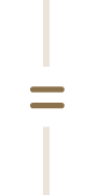
#> input picture games/tango_solver/templates/eq_horizontal_cells.png, 92 x 195 px; its folder holds 5 pictures in this run
$ python main.py templates/moon.png
#> lines starting #> are read from the running program, lines starting #| are printed output that depends on the picture; after the words box and inside, x2 and y2 are one past the last pixel; in counts of white or black regions, pixels touching at a corner belong together
### games/tango_solver/src/template_constraint_classifier.py
import cv2
import numpy as np
from typing import Optional
from pathlib import Path

class TemplateConstraintClassifier:
    """
    Template-based constraint classifier for Tango game.

    Uses template matching with predefined templates to classify constraint symbols
    ('=' for equality, 'x' for difference) found in border regions between board cells.
    """

    def __init__(self, templates_dir: str = None):
        if templates_dir is None:
            current_dir = Path(__file__).parent
            templates_dir = current_dir.parent / "templates"

        self.templates_dir = Path(templates_dir)
        self.templates = self._load_templates()

    def _load_templates(self) -> dict:
        templates = {}

        template_files = {
            'eq_horizontal': 'eq_horizontal_cells.png',
            'eq_vertical': 'eq_vertical_cells.png',
            'x_horizontal': 'x_horizontal_cells.png',
            'x_vertical': 'x_vertical_cells.png'
        }

        for template_name, filename in template_files.items():
            template_path = self.templates_dir / filename
            if template_path.exists():
                template = cv2.imread(str(template_path), cv2.IMREAD_COLOR)
#> template is the input picture: shape (195, 92, 3); mean B, G, R 249.4, 250.7, 251.6
                if template is not None:
                    # Extract only the constraint region from the template
                    constraint_region = self._extract_constraint_from_template(template, template_name)
                    if constraint_region is not None:
                        templates[template_name] = constraint_region
                    else:
                        print(f"❌ Failed to extract constraint from template: {template_name}")
                else:
                    print(f"❌ Failed to load template: {template_name}")
            else:
                print(f"❌ Template file not found: {template_path}")

        return templates

    def _extract_constraint_from_template(self, template: np.ndarray, template_name: str) -> Optional[np.ndarray]:
#> called with template_name = 'eq_horizontal'
        target_color_bgr = np.array([76, 114, 140])
        color_diff = np.sqrt(np.sum((template - target_color_bgr) ** 2, axis=2))
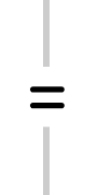
#> color_diff: shape (195, 92) float64; min 0, max 255.2, mean 247.4; drawn with min black and max white
        constraint_mask = color_diff < 30
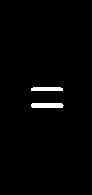
#> constraint_mask: shape (195, 92) bool; 1.6% white; 2 white regions, box (x1, y1, x2, y2) and area: (31, 103, 64, 108) 158, (31, 87, 63, 91) 124

        constraint_pixels = np.sum(constraint_mask)
#> constraint_pixels = 282

        if constraint_pixels < 10:
            return None

        # Find bounding box of constraint pixels
        rows, cols = np.where(constraint_mask)
#> rows = 282 values from 87 to 107; cols = 282 values, max 63 at index 218, min 31 at index 28, mean 46.61
        if len(rows) == 0:
            return None

        min_row, max_row = np.min(rows), np.max(rows)
#> min_row = 87; max_row = 107
        min_col, max_col = np.min(cols), np.max(cols)
#> min_col = 31; max_col = 63

        # Add some padding but keep it reasonable
        padding = 10
        min_row = max(0, min_row - padding)
#> min_row = 77
        max_row = min(template.shape[0] - 1, max_row + padding)
#> max_row = 117
        min_col = max(0, min_col - padding)
#> min_col = 21
        max_col = min(template.shape[1] - 1, max_col + padding)
#> max_col = 73

        # Extract region and convert to grayscale
        constraint_region = template[min_row:max_row+1, min_col:max_col+1]
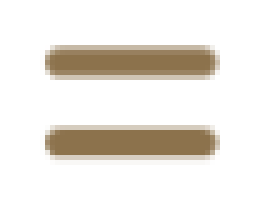
#> constraint_region: shape (41, 53, 3) (shown 5 times larger); mean B, G, R 223.8, 230.4, 234.9
        constraint_gray = cv2.cvtColor(constraint_region, cv2.COLOR_BGR2GRAY)
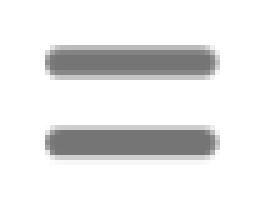
#> constraint_gray: shape (41, 53) (shown 5 times larger); min 117, max 255, mean 230.9

        return constraint_gray

    # [120 lines left out: functions classify_constraint, _preprocess_image, _match_template, _fallback_classify, not called in this run]

    def get_constraint_name(self, constraint_type: str) -> str:
        return "equality" if constraint_type == 'equals' else "difference"

    def get_constraint_emoji(self, constraint_type: str) -> str:
        return "🟢" if constraint_type == 'equals' else "🔴"

### games/tango_solver/src/image_parser.py
from typing import List, Tuple, Optional, Dict, Any
import cv2
import numpy as np

from core.commons import BoardBBox, morphological_line_projections, uniform_grid_bounds
from core.vision import build_parsed_board_payload, extract_line_groups, select_regular_line_subset

try:
    from .template_constraint_classifier import TemplateConstraintClassifier
    from .piece_detector import PieceDetector
except ImportError:
    # Fallback for direct execution
    from template_constraint_classifier import TemplateConstraintClassifier
    from piece_detector import PieceDetector


class TangoImageParser:
    """
    Main parser for extracting information from Tango game images.

    Automatically extracts:
    - Fixed pieces placed (moons and circles)
    - Constraints between cells (= and x)
    - Available empty cells
    """

    def __init__(self):
        self.grid_size = 6
        self.piece_detector = PieceDetector()
        self.constraint_classifier = TemplateConstraintClassifier()
#> in __init__, `self.templates = self._load_templates()`: self.templates = 3 items

    def parse_image(self, image_path: str) -> Optional[Dict[str, Any]]:
#> called with image_path = 'templates/moon.png'
        try:
            img = cv2.imread(image_path)
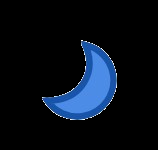
#> input picture games/tango_solver/templates/moon.png, 158 x 150 px
#> img is the input picture: shape (150, 158, 3); mean B, G, R 24.9, 14.6, 7.4
            if img is None:
                raise ValueError(f"Could not load image: {image_path}")

            img_rgb = cv2.cvtColor(img, cv2.COLOR_BGR2RGB)

            board_img, board_bbox = self._extract_board_crop(img_rgb)

            grid = uniform_grid_bounds(width=board_img.shape[1], height=board_img.shape[0], board_size=self.grid_size)
            grid_coords = [list(row) for row in grid.cells()]

            board_state = self._extract_board_contents(board_img, grid_coords)
            return build_parsed_board_payload(
                board_size=self.grid_size,
                board_bbox=BoardBBox.from_mapping(board_bbox),
                grid=grid,
                extra_fields={**board_state, "grid_coords": grid_coords},
            )

        except Exception as e:
            print(f"Error parsing image: {e}")
            return None

    def _extract_board_crop(self, img: np.ndarray) -> Tuple[np.ndarray, Dict[str, int]]:
        height, width = img.shape[:2]
        bbox = self._detect_board_bbox(img)

        if bbox is None:
            return img, {
                'x': 0,
                'y': 0,
                'width': int(width),
                'height': int(height),
            }

        x, y, crop_width, crop_height = bbox
        x1 = max(0, int(x))
        y1 = max(0, int(y))
        x2 = min(width, int(x + crop_width))
        y2 = min(height, int(y + crop_height))

        if x2 - x1 < 120 or y2 - y1 < 120:
            return img, {
                'x': 0,
                'y': 0,
                'width': int(width),
                'height': int(height),
            }

        return img[y1:y2, x1:x2], {
            'x': int(x1),
            'y': int(y1),
            'width': int(x2 - x1),
            'height': int(y2 - y1),
        }

    def _detect_board_bbox(self, img: np.ndarray) -> Optional[Tuple[int, int, int, int]]:
        gray = cv2.cvtColor(img, cv2.COLOR_RGB2GRAY)
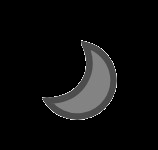
#> gray: shape (150, 158); min 0, max 255, mean 13.6
        image_height, image_width = gray.shape
        image_area = image_height * image_width
#> (the rest of the program and of its run is left out)
